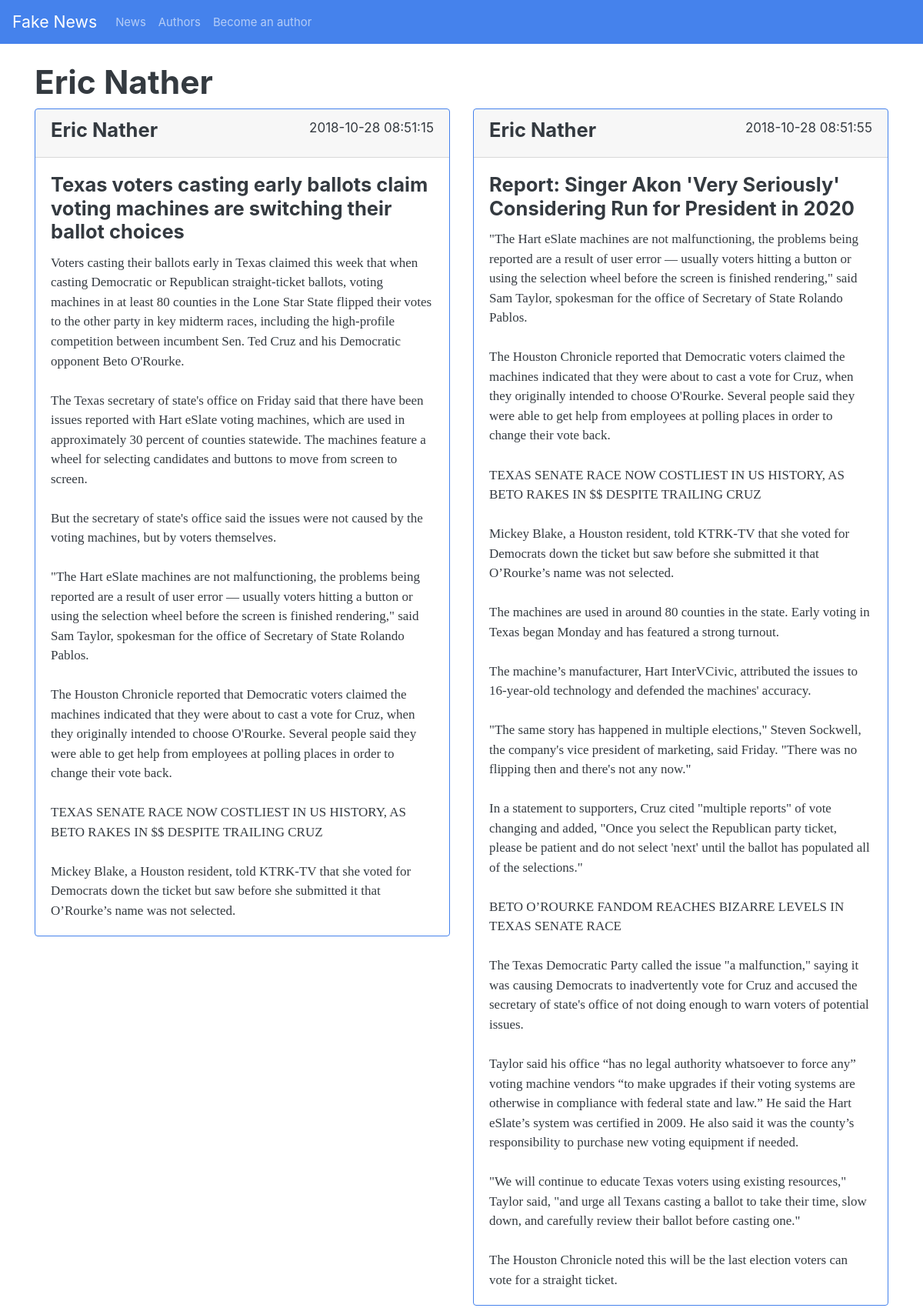
Page /author.php?id=17 on the committed database.
### tables this page shows
CREATE TABLE authors (
                id INTEGER PRIMARY KEY AUTOINCREMENT,
                name TEXT NOT NULL,
                email TEXT NOT NULL,
                password TEXT NOT NULL,
                date TIMESTAMP NOT NULL DEFAULT CURRENT_TIMESTAMP
                );

CREATE TABLE news (
                id INTEGER PRIMARY KEY AUTOINCREMENT,
                title TEXT NOT NULL,
                content TEXT NOT NULL,
                author INTEGER,
                likes INTEGER NOT NULL,
                date TIMESTAMP NOT NULL DEFAULT CURRENT_TIMESTAMP,
                FOREIGN KEY (id) REFERENCES authors(id)
                );

### author.php (called while the page is built, shortened)
<?php
require_once $_SERVER['DOCUMENT_ROOT'].'/database/db.php';
$title = 'Author';
$db = new ConnectToDatabase;
$query = 'SELECT * FROM authors JOIN news ON authors.id = news.author WHERE authors.id=:id ORDER BY date';
$params = [
    ':id' => $_GET['id']
];
$results = $db->getData($query, $params);
if($results){
    $title = $results[0]['name'];
}else{
    $title = 'No posts from this user.';
}
require_once $_SERVER['DOCUMENT_ROOT'].'/components/head.php';
require_once $_SERVER['DOCUMENT_ROOT'].'/components/nav.php';
require_once $_SERVER['DOCUMENT_ROOT'].'/content/author.php';
require_once $_SERVER['DOCUMENT_ROOT'].'/components/footer.php';

### database/db.php (called while the page is built, shortened)
<?php
class ConnectToDatabase
{
    private $pdo;
    public function __construct()
    {
        $this->fileName = $_SERVER['DOCUMENT_ROOT'].'/database/fake-news.db';
        $dsn = "sqlite:$this->fileName";
        $this->pdo = new PDO($dsn);
        $this->pdo->setAttribute(PDO::ATTR_ERRMODE,
                            PDO::ERRMODE_EXCEPTION);
        $this->pdo->exec('CREATE TABLE IF NOT EXISTS authors (
                id INTEGER PRIMARY KEY AUTOINCREMENT,
                name TEXT NOT NULL,
                email TEXT NOT NULL,
                password TEXT NOT NULL,
                date TIMESTAMP NOT NULL DEFAULT CURRENT_TIMESTAMP
                );');
        $this->pdo->exec('CREATE TABLE IF NOT EXISTS news (
                id INTEGER PRIMARY KEY AUTOINCREMENT,
                title TEXT NOT NULL,
                content TEXT NOT NULL,
                author INTEGER,
                likes INTEGER NOT NULL,
                date TIMESTAMP NOT NULL DEFAULT CURRENT_TIMESTAMP,
                FOREIGN KEY (id) REFERENCES authors(id)
                );');
    }
    public function getData(string $query, ?array $params = []): array
    {
        $sth = $this->pdo->prepare($query);
        $sth->execute($params);
        return $sth->fetchAll(PDO::FETCH_ASSOC);
    }
}

### content/author.php (the view)
<main>
    <div class="container mt-4">
        <div class="row">
            <div class="col">
                <h1><?=$title?></h1>
            </div>
        </div>
        <div class="row">
            <?php foreach ($results as $result): ?>
                <div class="col-md-12 col-lg-6">
                    <div class="card border-primary mb-3">
                        <div class="card-header">
                            <div class="row">
                                <div class="col"><h4><?= $result['name']; ?></h4></div>
                                <div class="col d-flex justify-content-end"><?= $result['date']; ?></div>
                            </div>
                        </div>
                        <div class="card-body">
                            <h4 class="card-title">
                                <?= $result['title']; ?>
                            </h4>
                            <p class="card-text">
                                <?= $result['content']; ?>
                            </p>
                        </div>
                    </div>
                </div>
            <?php endforeach;?>
        </div>
    </div>
</main>

### rows in the picture
authors: name "Eric Nather"
news: authors.name "Eric Nather", date "2018-10-28 08:51:15", title "Texas voters casting early ballots claim voting machines are switching their ballot choices", content "Voters casting their ballots early in Texas claimed this week that when casting Democratic or Republican straight-ticket ballots, voting machines in at least 80 counties in the Lone Star State flipped their votes to the other party in key midterm races, including the high-profile competition between incumbent Sen. Ted Cruz and his Democratic opponent Beto O'Rourke. The Texas secretary of state's office on Friday said that there have been issues reported with Hart eSlate voting machines, which are used in approximately 30 percent of counties statewide. The machines feature a wheel for selecting candidates and buttons to move from screen to screen. But the secretary of state's office said the…"
news: authors.name "Eric Nather", date "2018-10-28 08:51:55", title "Report: Singer Akon 'Very Seriously' Considering Run for President in 2020", content "\"The Hart eSlate machines are not malfunctioning, the problems being reported are a result of user error — usually voters hitting a button or using the selection wheel before the screen is finished rendering,\" said Sam Taylor, spokesman for the office of Secretary of State Rolando Pablos. The Houston Chronicle reported that Democratic voters claimed the machines indicated that they were about to cast a vote for Cruz, when they originally intended to choose O'Rourke. Several people said they were able to get help from employees at polling places in order to change their vote back. TEXAS SENATE RACE NOW COSTLIEST IN US HISTORY, AS BETO RAKES IN $$ DESPITE TRAILING CRUZ Mickey Blake, a Houston…"
